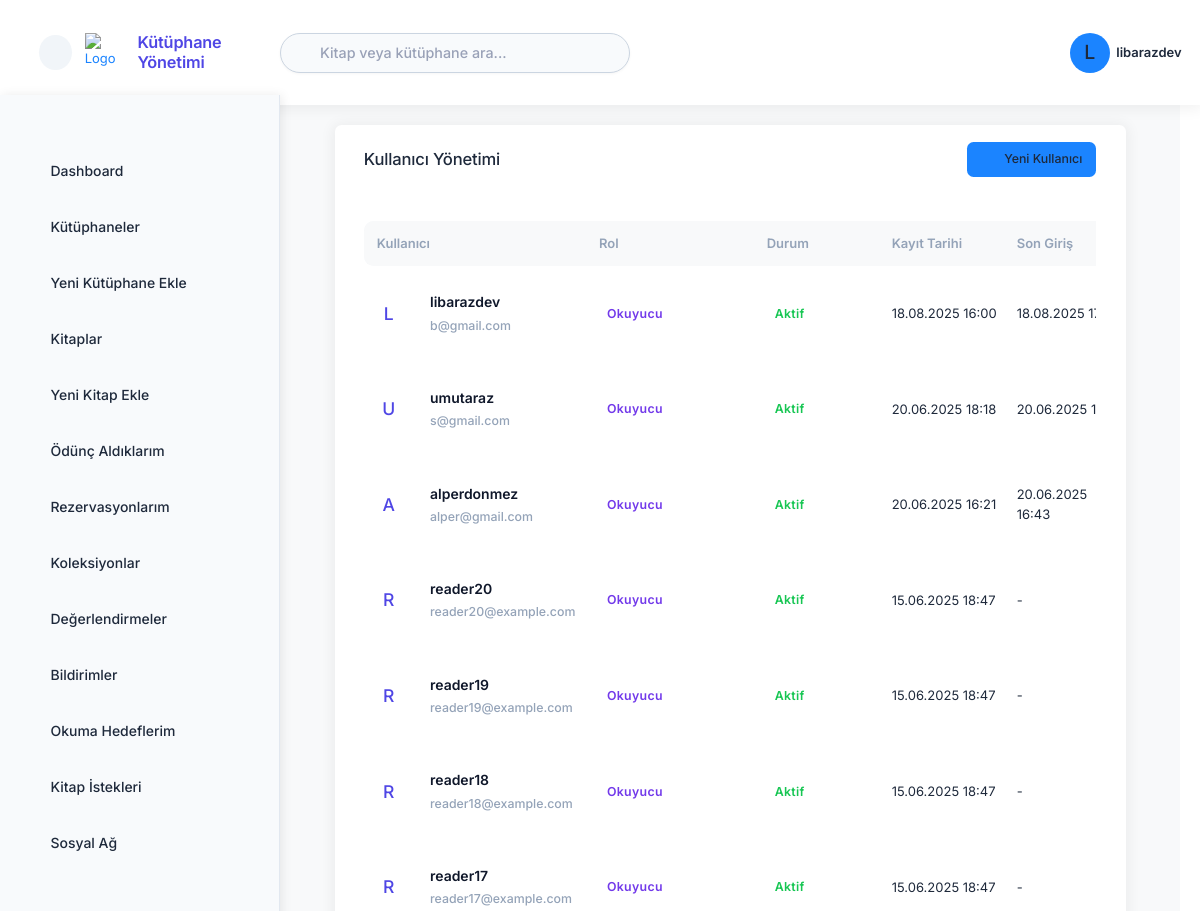
Before: /accounts/admin/users/ (signed in, upper part) with the older database file.
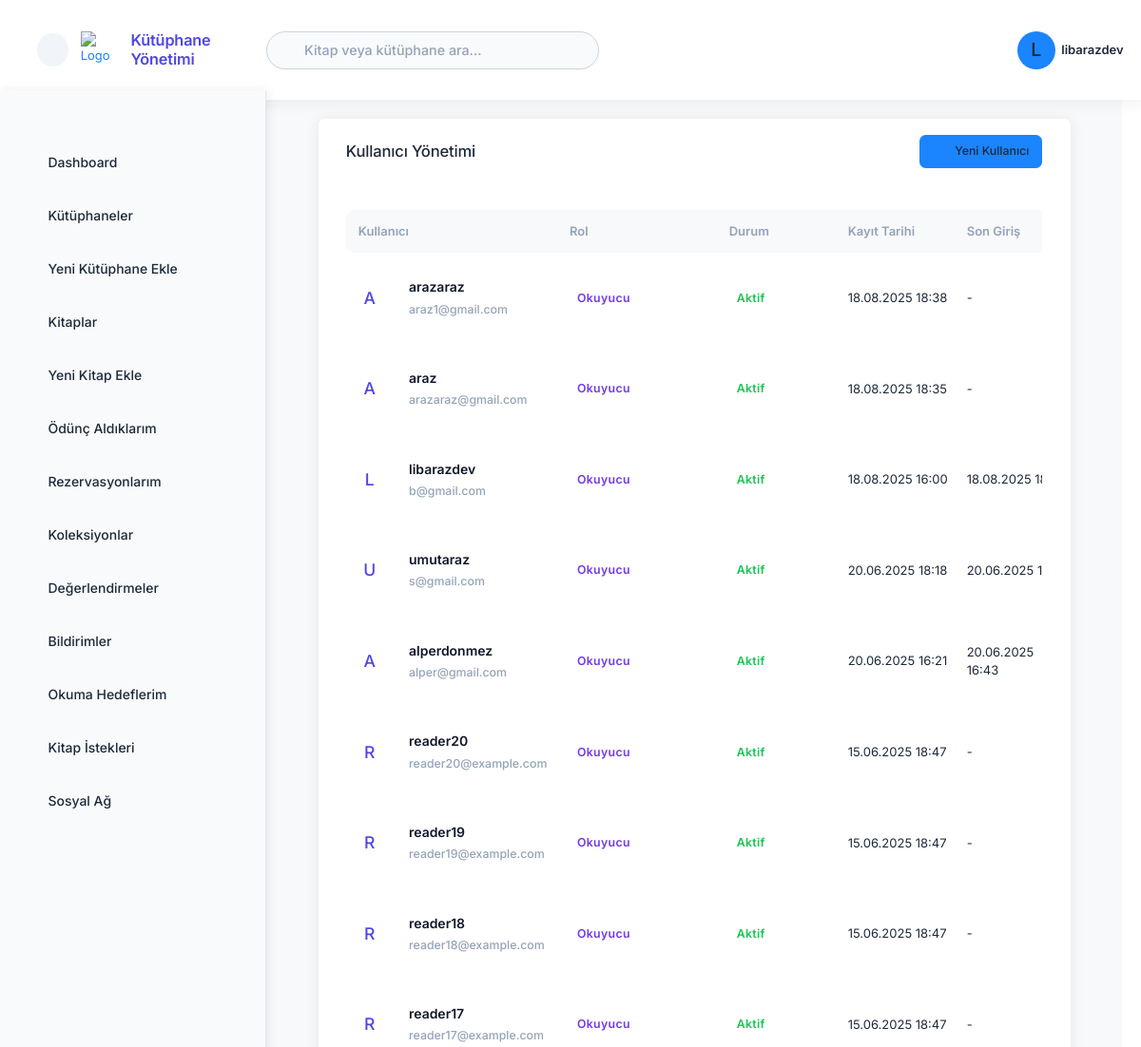
After: the same page with the newer database file.
### accounts/models.py (models this page shows, shortened)
class User(AbstractUser):
    USER_TYPE_CHOICES = (
        ('super_admin', 'Süper Yönetici'),
        ('library_admin', 'Kütüphane Yöneticisi'),
        ('reader', 'Okuyucu'),
    )
    user_type = models.CharField(
        'Kullanıcı Tipi',
        max_length=20,
        choices=USER_TYPE_CHOICES,
        default='reader',
        help_text='Kullanıcı hesabının tipini belirler.',
    )
    profile_picture = models.ImageField('Profil Resmi', upload_to='profile_pictures/', null=True, blank=True)
    phone_number = models.CharField('Telefon Numarası', max_length=20, blank=True, null=True)
    address = models.TextField('Adres', blank=True, null=True)
    class Meta:
        verbose_name = 'kullanıcı'
        verbose_name_plural = 'kullanıcılar'
    @property
    def is_super_admin(self):
        return self.user_type == 'super_admin'
    @property
    def is_library_admin(self):
        return self.user_type == 'library_admin'

### accounts/views.py (the view, shortened to what this page needs)
# urls.py: path('admin/users/', views.admin_user_management, name='admin_user_management'),
@login_required
def admin_user_management(request):
    from django.contrib.auth import get_user_model
    User = get_user_model()
    users = User.objects.all().order_by('-date_joined')
    context = {
        'active_menu': 'admin_users',
        'users': users
    }
    return render(request, 'accounts/admin_user_management.html', context)

### templates/accounts/admin_user_management.html (shortened to what this page needs)
{% extends 'layouts/base.html' %}
{% load static %}
{% block content %}
<div class="card shadow-sm">
    <div class="card-header">
        <h3 class="card-title">Kullanıcı Yönetimi</h3>
        <div class="card-toolbar">
            <a href="{% url 'accounts:register' %}" class="btn btn-sm btn-primary">
                <i class="ki-duotone ki-plus fs-2"></i>Yeni Kullanıcı
            </a>
        </div>
    </div>
    <div class="card-body">
        <div class="table-responsive">
            <table id="users-table" class="table table-hover align-middle gs-0 gy-4">
                <thead>
                    <tr class="fw-bold text-muted bg-light">
                        <th class="ps-4 min-w-200px rounded-start">Kullanıcı</th>
                        <th class="min-w-125px">Rol</th>
                        <th class="min-w-125px">Durum</th>
                        <th class="min-w-125px">Kayıt Tarihi</th>
                        <th class="min-w-125px">Son Giriş</th>
                    </tr>
                </thead>
                <tbody>
                    {% for user in users %}
                    <tr>
                        <td>
                            <div class="d-flex align-items-center">
                                <div class="symbol symbol-50px me-5">
                                    {% if user.profile_picture %}
                                    <img src="{{ user.profile_picture.url }}" alt="{{ user.username }}" />
                                    {% else %}
                                    <div class="symbol-label fs-3 bg-light-primary text-primary">{{ user.username|first|upper }}</div>
                                    {% endif %}
                                </div>
                                <div class="d-flex justify-content-start flex-column">
                                    <a href="#" class="text-dark fw-bold text-hover-primary mb-1 fs-6">{{ user.username }}</a>
                                    <span class="text-muted fw-semibold text-muted d-block fs-7">{{ user.email }}</span>
                                </div>
                            </div>
                        </td>
                        <td>
                            {% if user.is_super_admin %}
                            <span class="badge badge-light-danger fs-7 fw-bold">Süper Yönetici</span>
                            {% elif user.is_library_admin %}
                            <span class="badge badge-light-primary fs-7 fw-bold">Kütüphane Yöneticisi</span>
                            {% else %}
                            <span class="badge badge-light-info fs-7 fw-bold">Okuyucu</span>
                            {% endif %}
                        </td>
                        <td>
                            {% if user.is_active %}
                            <span class="badge badge-light-success fs-7 fw-bold">Aktif</span>
                            {% else %}
                            <span class="badge badge-light-warning fs-7 fw-bold">Beklemede</span>
                            {% endif %}
                        </td>
                        <td>{{ user.date_joined|date:"d.m.Y H:i" }}</td>
                        <td>{{ user.last_login|date:"d.m.Y H:i"|default:"-" }}</td>
                    </tr>
                    {% endfor %}
                </tbody>
            </table>
        </div>
    </div>
</div>
{% endblock %}

### templates/includes/header.html (shortened to what this page needs)
{% load static %}
<div id="kt_app_header" class="app-header d-flex flex-column flex-stack shadow-sm">
    <div class="d-flex flex-stack flex-grow-1">
        <div class="app-header-logo d-flex align-items-center ps-lg-12" id="kt_app_header_logo">
            <div id="kt_app_sidebar_toggle"
                class="app-sidebar-toggle btn btn-sm btn-icon btn-light rounded-circle me-4 d-none d-lg-flex"
                data-kt-toggle="true" data-kt-toggle-state="active" data-kt-toggle-target="body"
                data-kt-toggle-name="app-sidebar-minimize">
                <i class="ki-outline ki-abstract-14 fs-3"></i>
            </div>
            <a href="{% url 'dashboard' %}" class="app-sidebar-logo d-flex align-items-center">
                <img src="{% static 'media/logos/arazumut_logo.svg' %}" alt="Logo" class="h-40px me-3" />
                <span class="h4 fw-bold text-primary m-0">Kütüphane Yönetimi</span>
            </a>
        </div>
        <div class="app-navbar flex-grow-1 justify-content-end" id="kt_app_header_navbar">
            <div class="app-navbar-item d-flex align-items-stretch flex-lg-grow-1">
                <div id="kt_header_search" class="header-search d-flex align-items-center w-lg-350px"
                    data-kt-search-keypress="true" data-kt-search-min-length="2" data-kt-search-enter="enter"
                    data-kt-search-layout="menu" data-kt-search-responsive="true">
                    <form action="{% url 'search' %}" method="GET" data-kt-search-element="form" class="d-none d-lg-block w-100 position-relative mb-5 mb-lg-0"
                        autocomplete="off">
                        <i class="ki-outline ki-magnifier search-icon fs-2 text-gray-500 position-absolute top-50 translate-middle-y ms-4"></i>
                        <input type="text" class="search-input form-control form-control rounded-pill bg-light border-0 h-40px ps-12"
                            name="q" value="{{ request.GET.q|default:'' }}" placeholder="Kitap veya kütüphane ara..." data-kt-search-element="input" />
                    </form>
                </div>
            </div>
            <div class="app-navbar-item ms-3 ms-lg-5" id="kt_header_user_menu_toggle">
                <div class="cursor-pointer d-flex align-items-center"
                    data-kt-menu-trigger="{default: 'click', lg: 'hover'}" data-kt-menu-attach="parent"
                    data-kt-menu-placement="bottom-end">
                    <div class="symbol symbol-35px symbol-md-40px me-2">
                        {% if user.profile_picture %}
                        <img class="rounded-circle" src="{{ user.profile_picture.url }}" alt="user" />
                        {% else %}
                        <div class="symbol-label fs-2 bg-primary text-white rounded-circle">
                            {{ user.username|first|upper }}
                        </div>
                        {% endif %}
                    </div>
                    <span class="d-none d-md-inline fw-bold">{{ user.get_full_name|default:user.username }}</span>
                    <i class="ki-outline ki-down fs-2 ms-1 d-none d-md-inline"></i>
                </div>
            </div>
        </div>
    </div>
</div>

Changed rows visible on the page:
added User: username|first "A", username "arazaraz", email "araz1@gmail.com", user_type "Okuyucu", is_active "Aktif", date_joined "18.08.2025 18:38", last_login "-"
added User: username|first "A", username "araz", email "arazaraz@gmail.com", user_type "Okuyucu", is_active "Aktif", date_joined "18.08.2025 18:35", last_login "-"
